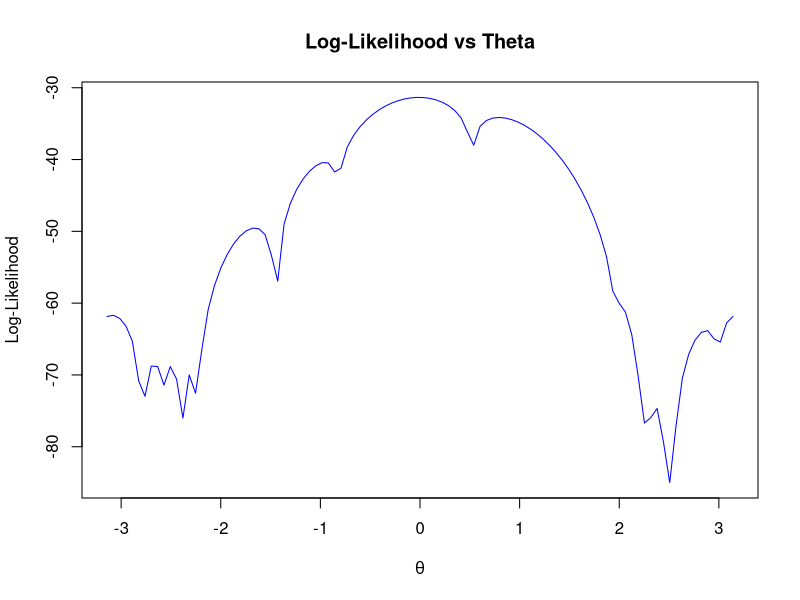

Generate this figure with R:
## ---- chunk 1

# Given data
x <- c(3.91, 4.85, 2.28, 4.06, 3.70, 4.04, 5.46, 3.53, 2.28, 1.96, 
       2.53, 3.88, 2.22, 3.47, 4.82, 2.46, 2.99, 2.54, 0.52, 2.50)

n <- length(x)

theta_vals <- seq(-pi, pi, length.out = 100)  # Generate theta values for plotting

# Define the probability density function (PDF)
pdf_func <- function(x, theta) {
  (1 - cos(x - theta)) / (2 * pi)
}

# Define the log-likelihood function
log_likelihood <- function(theta, x) {
  sum(log(pdf_func(x, theta)))  # Sum log-probabilities
}

# Compute log-likelihood for different theta values
log_likelihood_values <- sapply(theta_vals, log_likelihood, x = x)

# Plot log-likelihood function
plot(theta_vals, log_likelihood_values, type = "l", col = "blue",
     main = "Log-Likelihood vs Theta",
     xlab = expression(theta), ylab = "Log-Likelihood")
## ---- chunk 2

